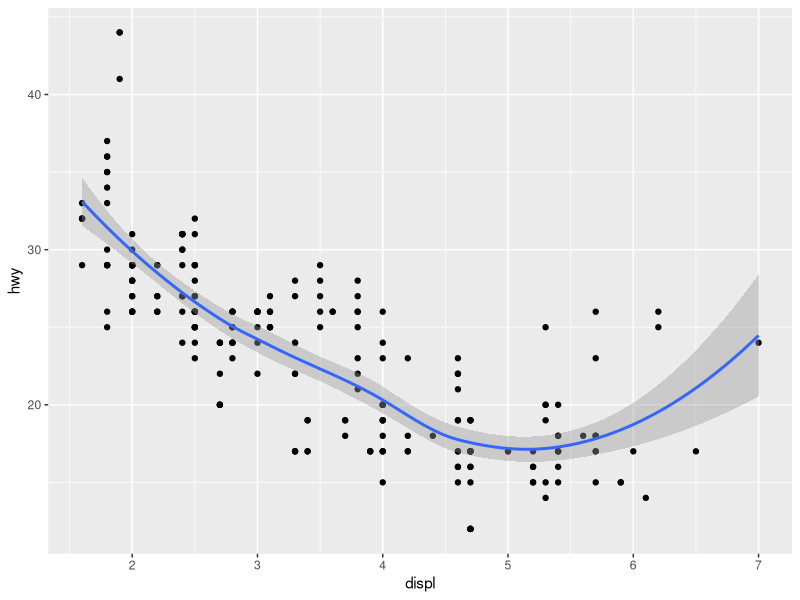
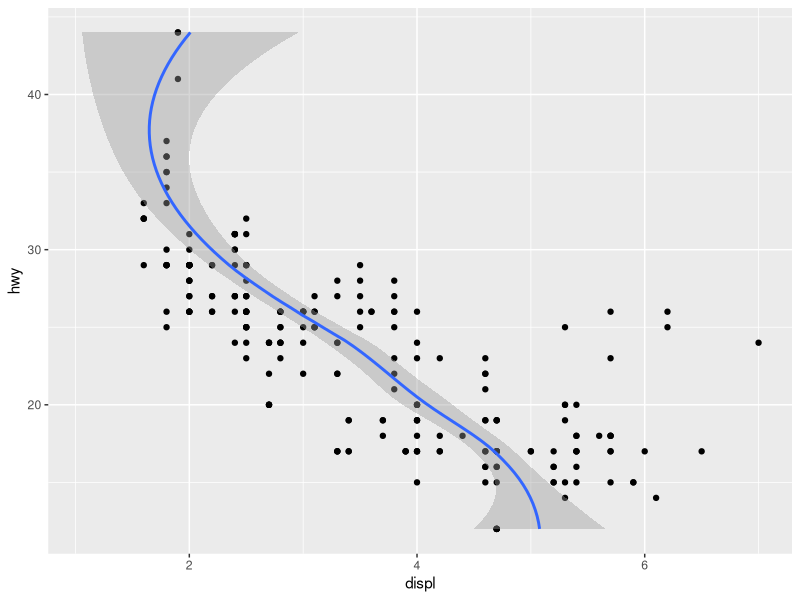
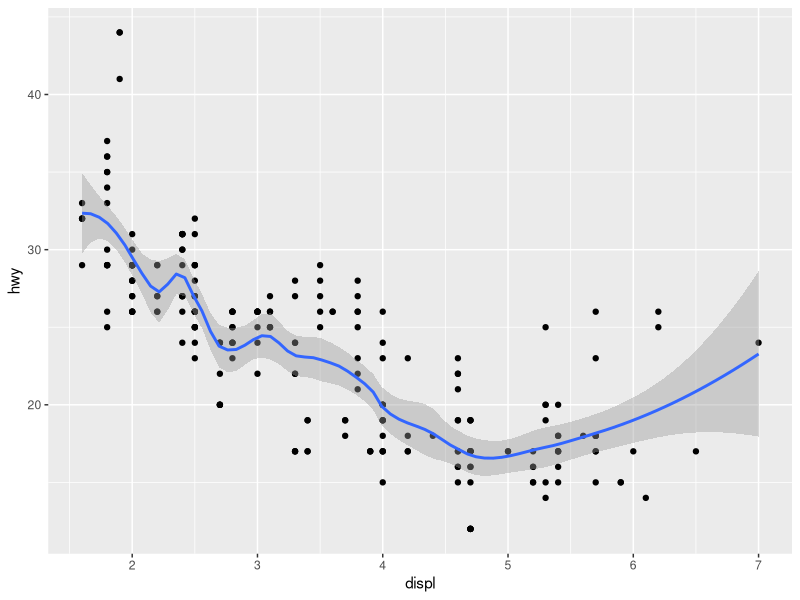
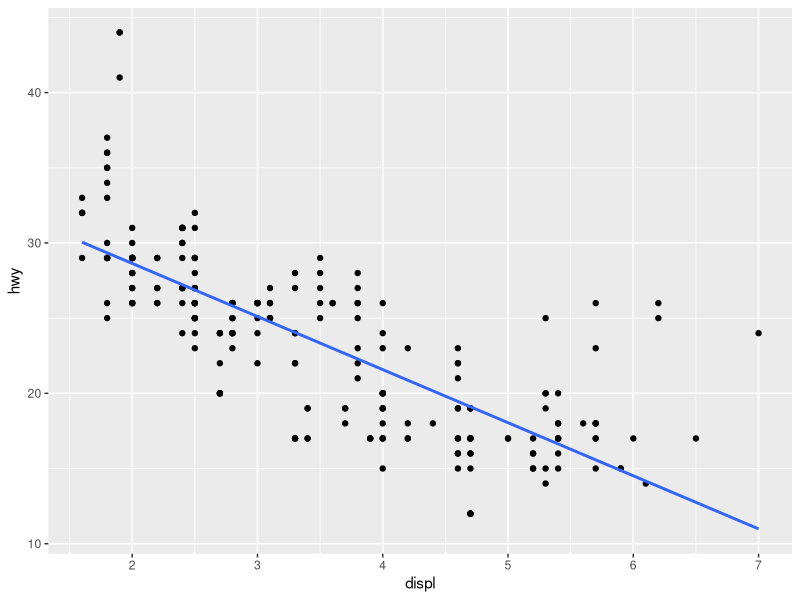
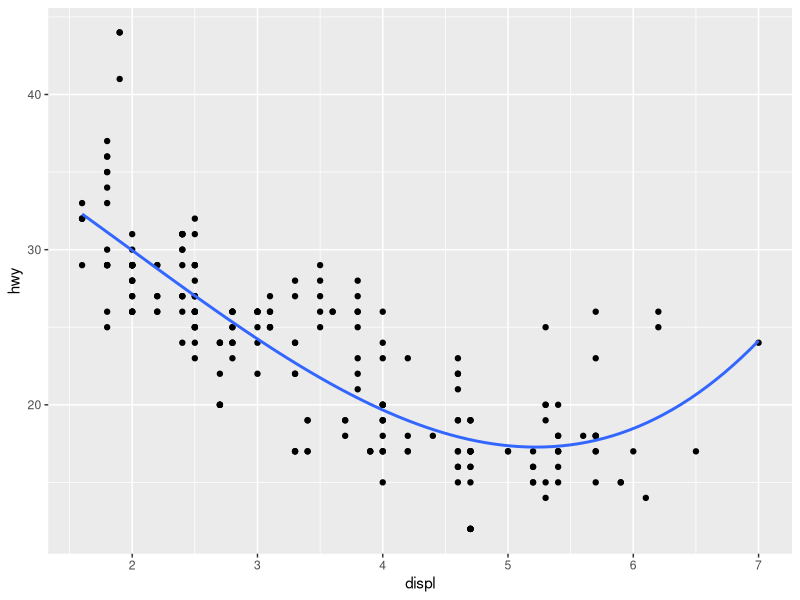
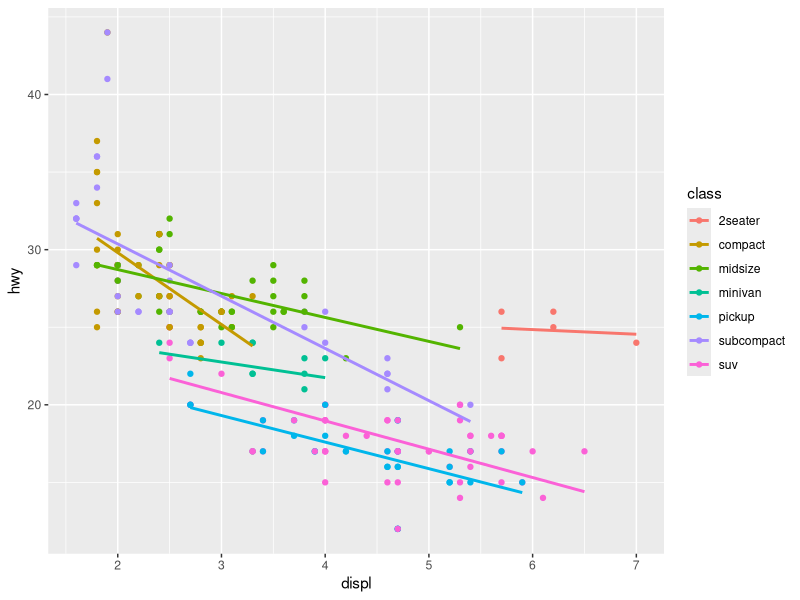
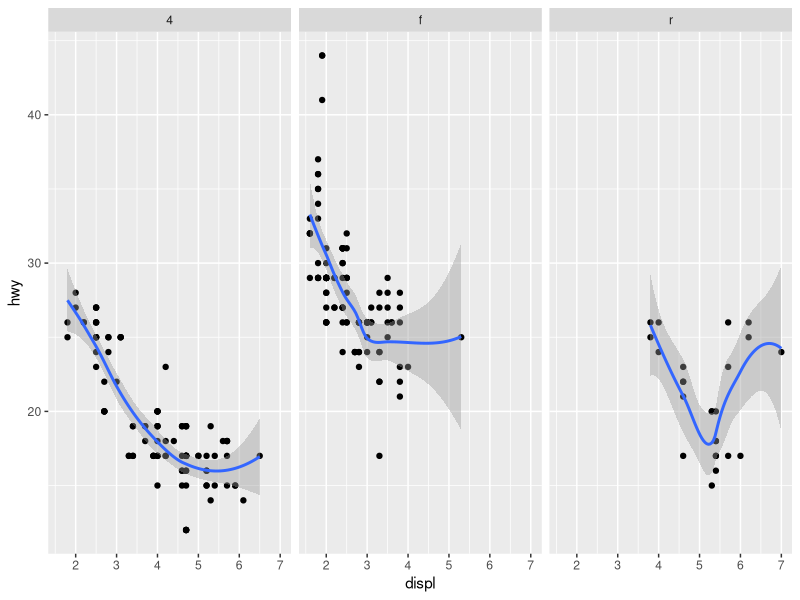
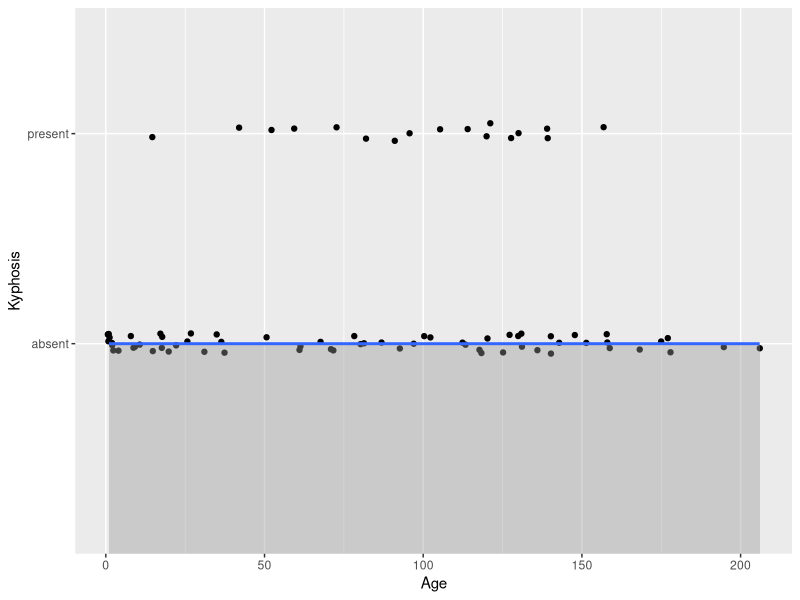

Generate these figures, in order, with R:
# r2py crawler metadata
# package: ggplot2
# source_type: rd_example
# topic: geom_smooth.Rd
# source_file: C:\Users\bened\AppData\Local\R\win-library\4.5\ggplot2\help
# lines: 57

suppressPackageStartupMessages(library(ggplot2))
ggplot(mpg, aes(displ, hwy)) +
  geom_point() +
  geom_smooth()

# If you need the fitting to be done along the y-axis set the orientation
ggplot(mpg, aes(displ, hwy)) +
  geom_point() +
  geom_smooth(orientation = "y")

# Use span to control the "wiggliness" of the default loess smoother.
# The span is the fraction of points used to fit each local regression:
# small numbers make a wigglier curve, larger numbers make a smoother curve.
ggplot(mpg, aes(displ, hwy)) +
  geom_point() +
  geom_smooth(span = 0.3)

# Instead of a loess smooth, you can use any other modelling function:
ggplot(mpg, aes(displ, hwy)) +
  geom_point() +
  geom_smooth(method = lm, se = FALSE)

ggplot(mpg, aes(displ, hwy)) +
  geom_point() +
  geom_smooth(method = lm, formula = y ~ splines::bs(x, 3), se = FALSE)

# Smooths are automatically fit to each group (defined by categorical
# aesthetics or the group aesthetic) and for each facet.

ggplot(mpg, aes(displ, hwy, colour = class)) +
  geom_point() +
  geom_smooth(se = FALSE, method = lm)
ggplot(mpg, aes(displ, hwy)) +
  geom_point() +
  geom_smooth(span = 0.8) +
  facet_wrap(~drv)


binomial_smooth <- function(...) {
  geom_smooth(method = "glm", method.args = list(family = "binomial"), ...)
}
# To fit a logistic regression, you need to coerce the values to
# a numeric vector lying between 0 and 1.
ggplot(rpart::kyphosis, aes(Age, Kyphosis)) +
  geom_jitter(height = 0.05) +
  binomial_smooth()

ggplot(rpart::kyphosis, aes(Age, as.numeric(Kyphosis) - 1)) +
  geom_jitter(height = 0.05) +
  binomial_smooth()

ggplot(rpart::kyphosis, aes(Age, as.numeric(Kyphosis) - 1)) +
  geom_jitter(height = 0.05) +
  binomial_smooth(formula = y ~ splines::ns(x, 2))

# But in this case, it's probably better to fit the model yourself
# so you can exercise more control and see whether or not it's a good model.
